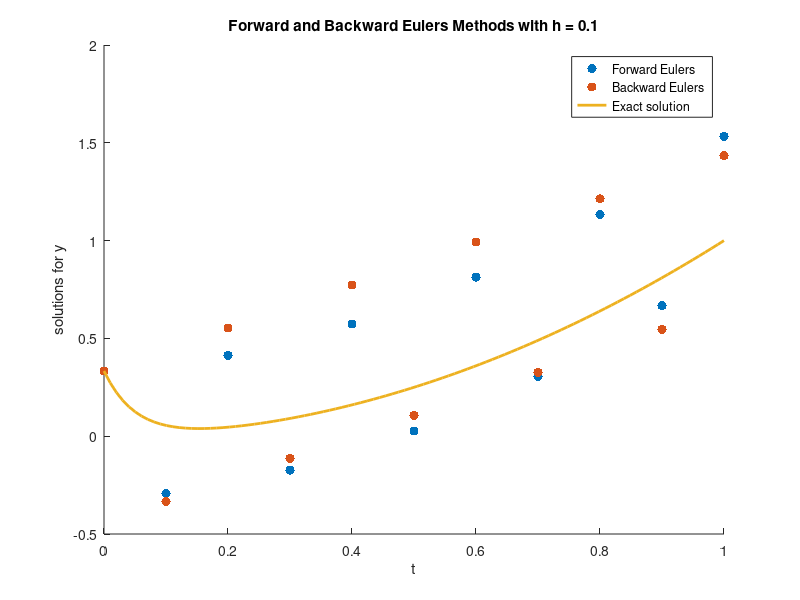

Write the MATLAB code that produced this figure.
% Euler's Implicit vs Explicit Method
% y' = -20(y-t^2)+2t; y(0) = 1/3; 0 <= t <= 1
y0 = 1/3;
t0 = 0;
tmax = 1;
h = 0.1;
N = (tmax-t0)/h;

% initialize solutions
T = [0;h;tmax]';
Yex = zeros(N+1,1);
Yex(1) = y0;
Yim = zeros(N+1,1);
Yim(1) = y0;

% Solve using Euler's Implicit Method
for i = 1:N
    t = T(i)+h;
    y = fsolve(@(y) y-Yex(i)+h*(-20*(y-t^2)+2*t), Yex(i));
    
    T(i+1) = t;
    Yex(i+1) = y;
end

% Solve using Euler's Explicit Method
for i = 1:N
    fi = -20*(Yim(i)-T(i))+2*T(i);
    Yim(i+1) = Yim(i)+h*fi   ; 
end


% Plot
T_ = linspace(0,1,100);
sol_exact = T_.^2+1/3*exp(-20*T_);

figure; hold on

explicit_plot = plot(T,Yex,'.','MarkerSize',20);
implicit_plot = plot(T,Yim,'.','MarkerSize',20);
exact_plot = plot(T_,sol_exact,'-','LineWidth',2);

legend([explicit_plot;implicit_plot;exact_plot], 'Forward Eulers','Backward Eulers','Exact solution');
xlabel('t')
ylabel('solutions for y')
title('Forward and Backward Eulers Methods with h = 0.1')
hold off